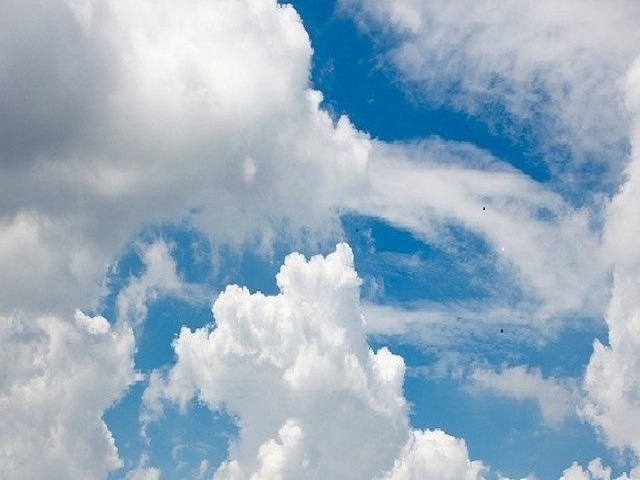
#> input picture Images/1.jpg, 640 x 480 px
$ python main.py
#> lines starting #> are read from the running program, lines starting #| are printed output that depends on the picture; after the words box and inside, x2 and y2 are one past the last pixel; in counts of white or black regions, pixels touching at a corner belong together
import cv2


cap = cv2.VideoCapture('./Videos/resized.mp4')
green_lower = (35, 43, 46)
green_upper = (77, 255, 255)
bgr = cv2.imread('./Images/1.jpg')
#> bgr is the input picture: shape (480, 640, 3); mean B, G, R 192.7, 174.8, 152.4
size = (640, 480)
fps = 30
video_writer = cv2.VideoWriter("./Videos/rslt.mp4", cv2.VideoWriter_fourcc(*'mp4v'), fps, size)

while True:
    success, img = cap.read()
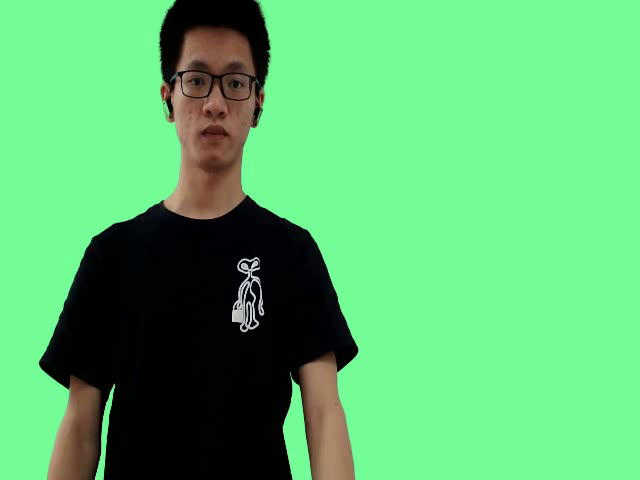
#> input picture frame 36 of Videos/resized.mp4, 640 x 480 px
#> img is the input picture: shape (480, 640, 3); mean B, G, R 112.9, 187.4, 92.4
    fg_hsv = cv2.cvtColor(img, cv2.COLOR_BGR2HSV)
#> fg_hsv: shape (480, 640, 3); mean H, S, V 65.2, 157.2, 190.1
    mask = cv2.inRange(fg_hsv, green_lower, green_upper)
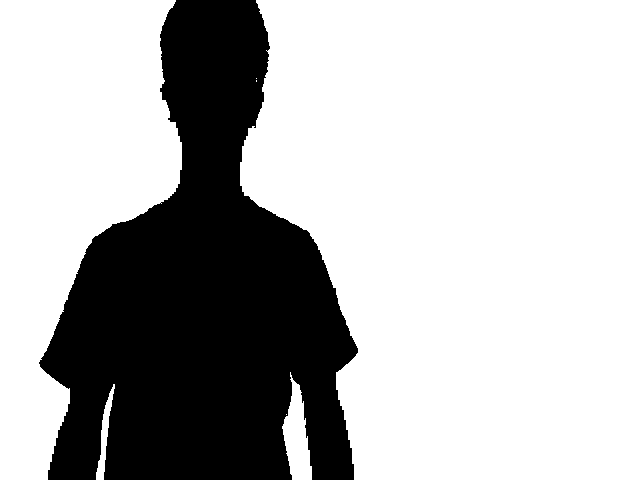
#> mask: shape (480, 640); 71.3% white; 1 black region, box (x1, y1, x2, y2) and area: (39, 0, 358, 480) 88239
    fg_mask = cv2.bitwise_not(mask)
    fg = cv2.bitwise_and(img, img, mask=fg_mask)
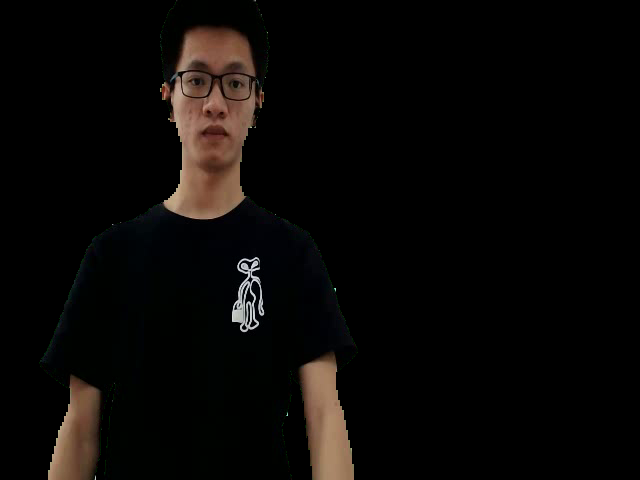
#> fg: shape (480, 640, 3); mean B, G, R 6.3, 7.8, 9.8
    bg = cv2.bitwise_and(bgr, bgr, mask=mask)
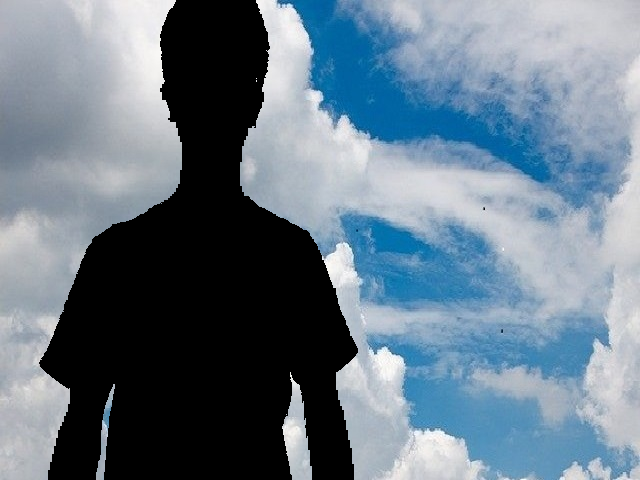
#> bg: shape (480, 640, 3); mean B, G, R 135.4, 121.3, 104.3
    rslt = cv2.add(fg, bg)
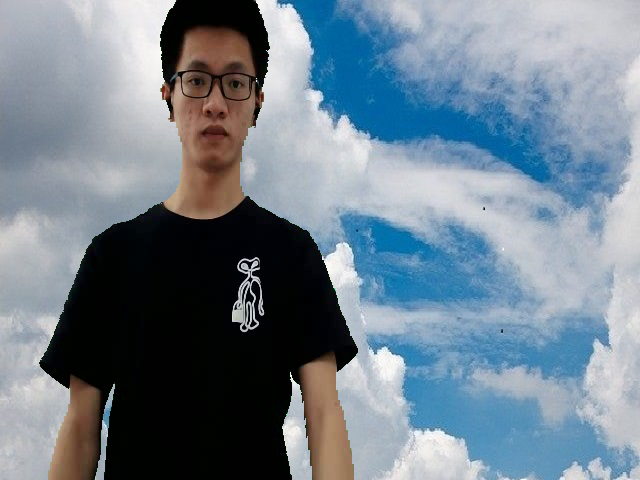
#> rslt: shape (480, 640, 3); mean B, G, R 141.7, 129.1, 114.2
    cv2.imshow("Result", rslt)
    video_writer.write(rslt)
    key = cv2.waitKey(10)
#> (key Esc is pressed here)
    if key == 27:  # exit on ESC
        break

video_writer.release()
